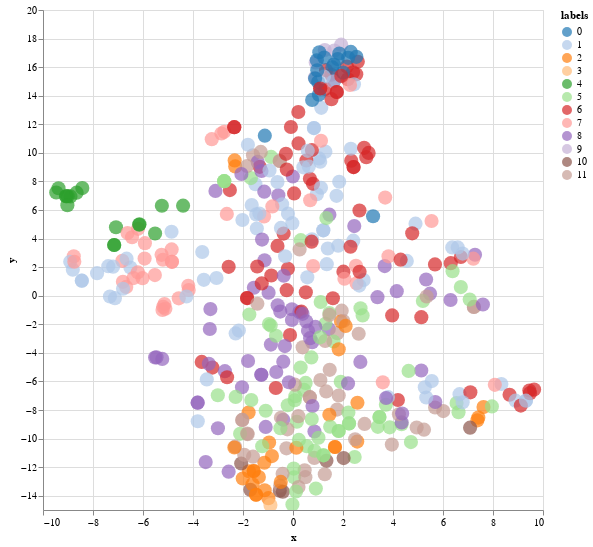

Notebook code cell kept with this figure:
### Code cell
# Calcul des clusters avec les paramètres optimaux
from main2 import pipeline, Kmeans_clustering, SVD_embeddings, display_tsne, score_function
import pandas as pd

def pipeline_labels(dataframe, embedding_method, clustering_method, nb_cluster = 11,reduction_method=None):
    print(f"start embedding for {embedding_method.__name__} and {clustering_method.__name__}")
    embeddings = embedding_method(dataframe)
    print("clustering")
    labels = clustering_method(nb_cluster, embeddings, embedding_method.__name__)
    print("scoring")
    scores = score_function(embeddings, labels)
    print(f"silhouette_score: {scores[0]}, davies_bouldin_score: {scores[1]}, calinski_harabasz_score: {scores[2]}")
    if reduction_method != None:
        reduction_method(embeddings, dataframe, labels, embedding_method.__name__, clustering_method.__name__)
    return embeddings, scores, labels

data_df = pd.read_csv("Data_csv/data_preprocessed.csv")
# remove outliers
embeddings, scores, labels = pipeline_labels(dataframe=data_df, embedding_method=SVD_embeddings, clustering_method=Kmeans_clustering, nb_cluster=12,reduction_method=display_tsne)

### Figure 1 — Vega-Lite specification as saved in the notebook (floating-point values rounded to 4 significant figures; data arrays with more than 128 entries replaced by an {"elided": "..."} marker saying what was removed)
{"config": {"view": {"continuousWidth": 300, "continuousHeight": 300}}, "data": {"name": "data-c17ad52f1bc1d4f58bc99340eab1a702"}, "mark": {"type": "circle", "size": 200}, "encoding": {"color": {"field": "labels", "scale": {"scheme": "category20"}, "type": "nominal"}, "tooltip": [{"field": "institution", "type": "nominal"}, {"field": "title", "type": "nominal"}], "x": {"field": "x", "type": "quantitative"}, "y": {"field": "y", "type": "quantitative"}}, "height": 500, "params": [{"name": "param_1", "select": {"type": "interval", "encodings": ["x", "y"]}, "bind": "scales"}], "width": 500, "$schema": "https://vega.github.io/schema/vega-lite/v5.20.1.json", "datasets": {"data-c17ad52f1bc1d4f58bc99340eab1a702": {"elided": "457 records"}}}
